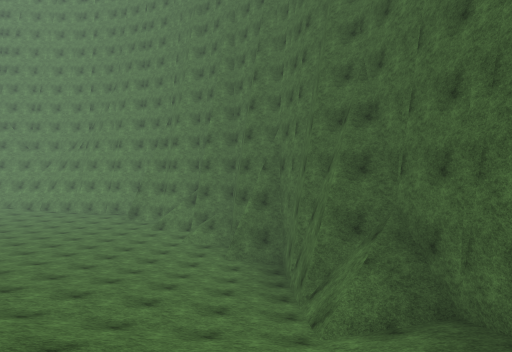
[1] (above)

24 first-person views from a walk through a Unity game level. The camera is 1.2 m above the floor, tilts 2° down and sees 80° across. The floor is counted in squares, 2 m on a side. Each view is taken from the middle of a square. On the plan, view 1 faces up. The plan holds only what a view shows up to about 9 squares ahead; the rest is blank. The place goes on beyond the plan. The player is left out. Surface patterns are stand-ins for the level's own textures.

[2]
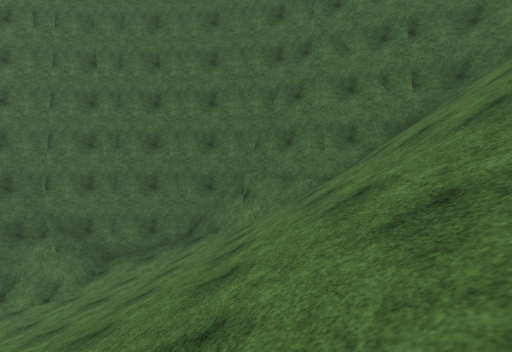

[3]
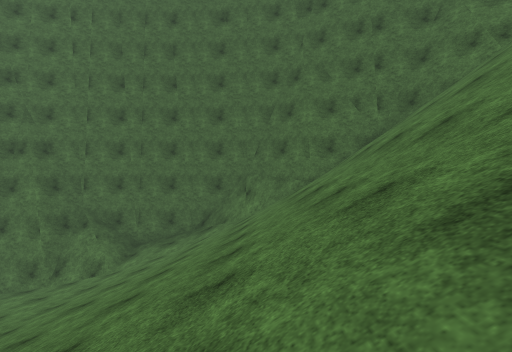

[4]
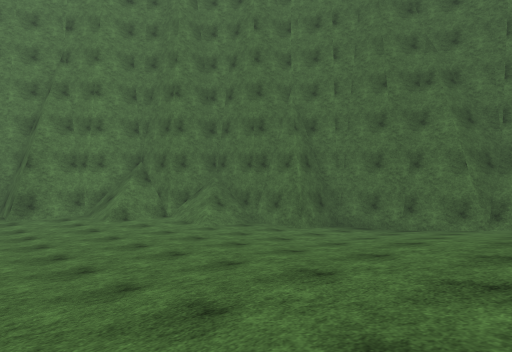

[5]
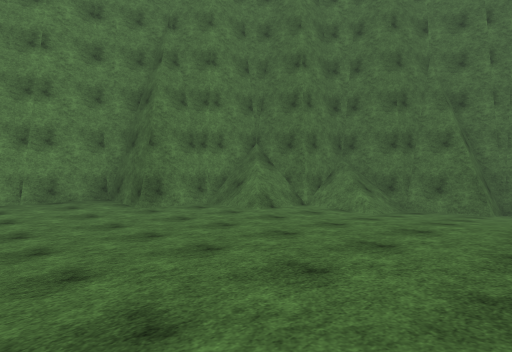

[6]
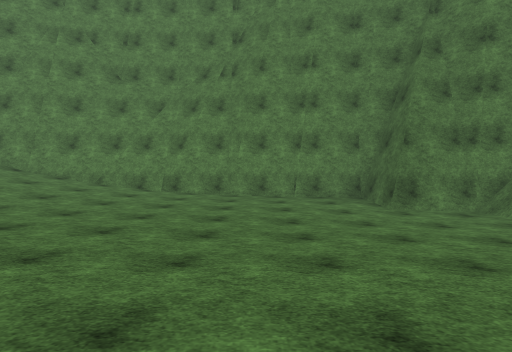

[7]
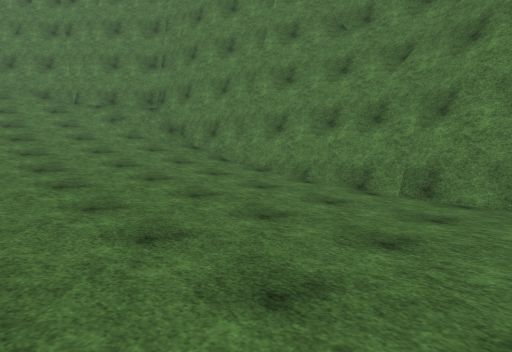

[8]
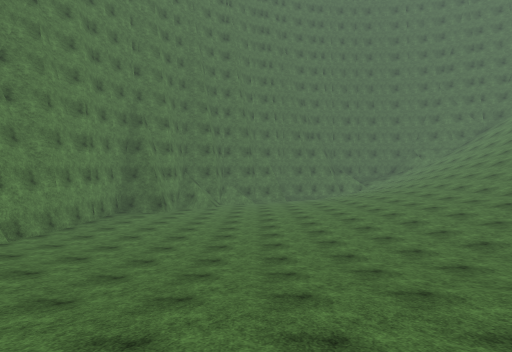

[9]
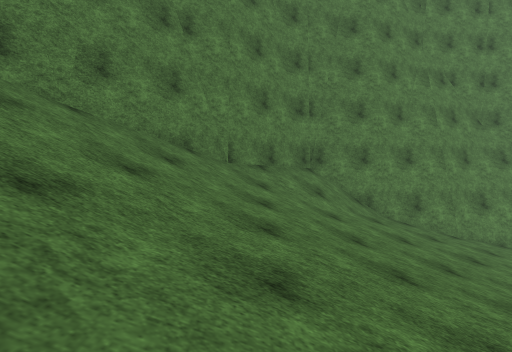

[10]
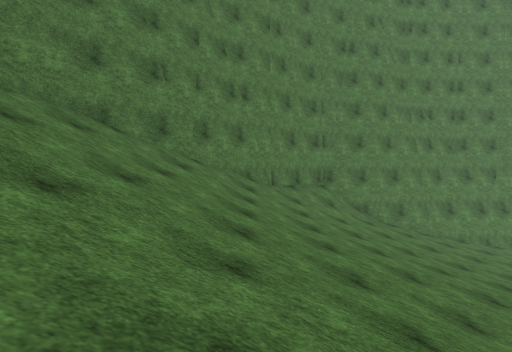

[11]
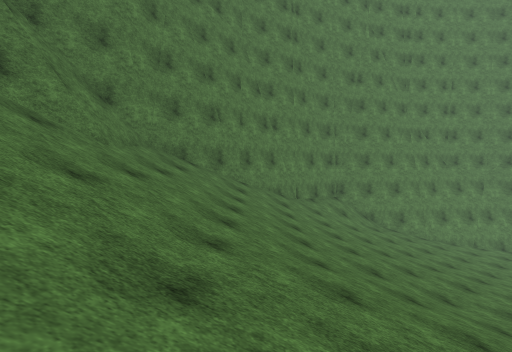

[12]
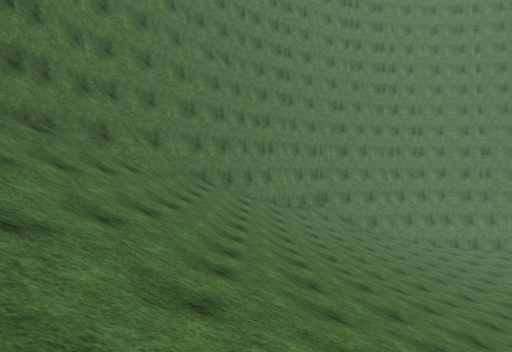

[13]
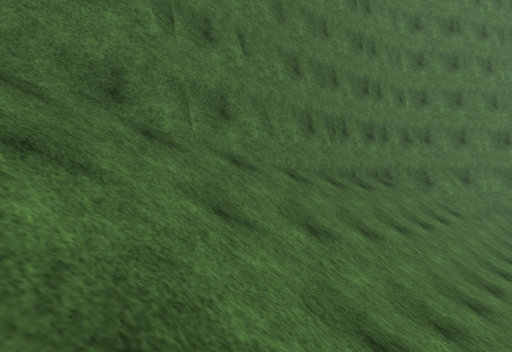

[14]
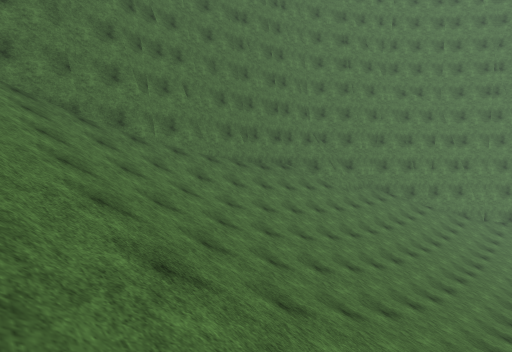

[15]
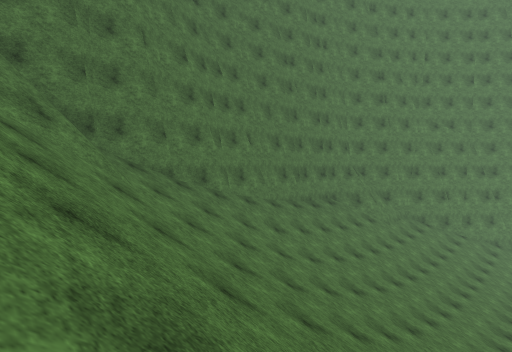

[16]
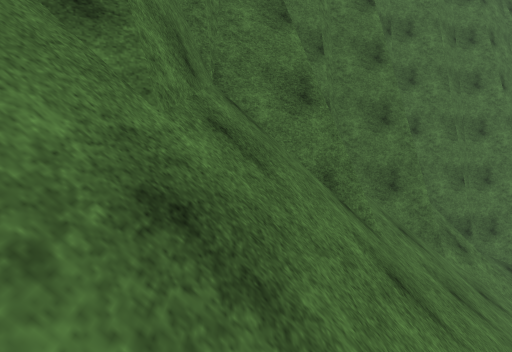

[17]
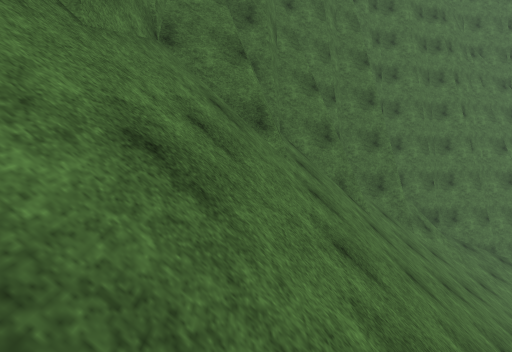

[18]
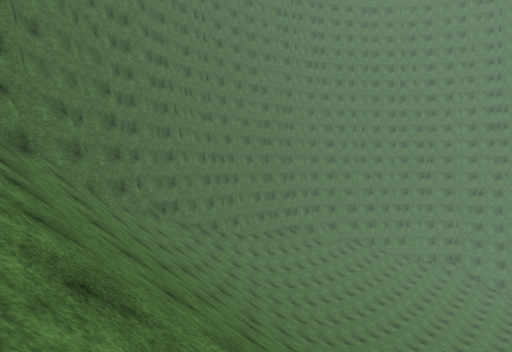

[19]
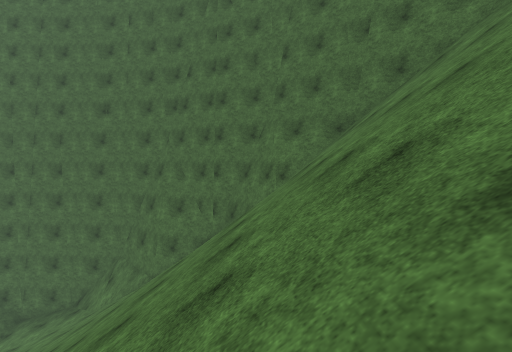

[20]
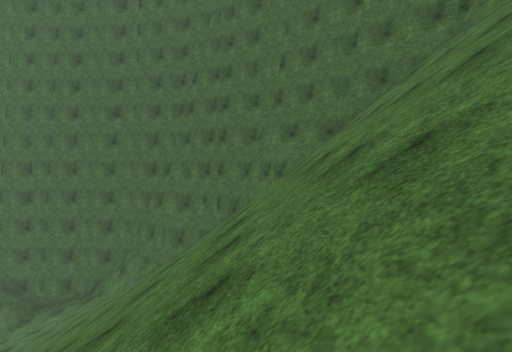

[21]
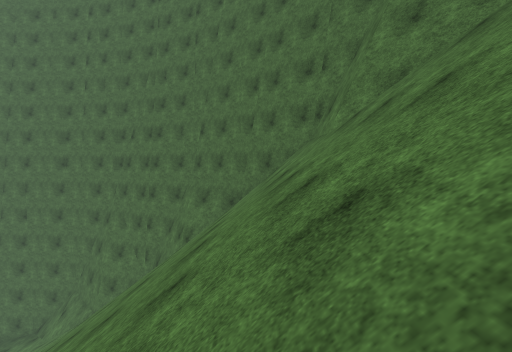

[22]
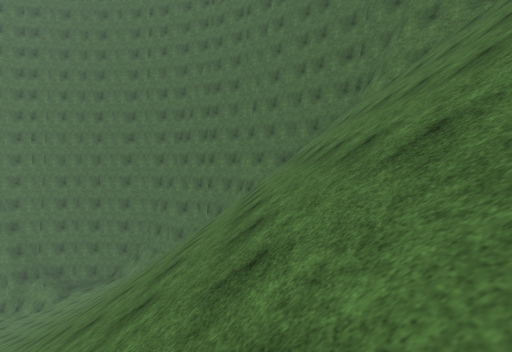

[23]
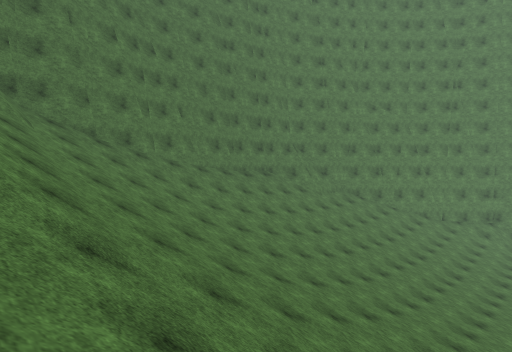

[24]
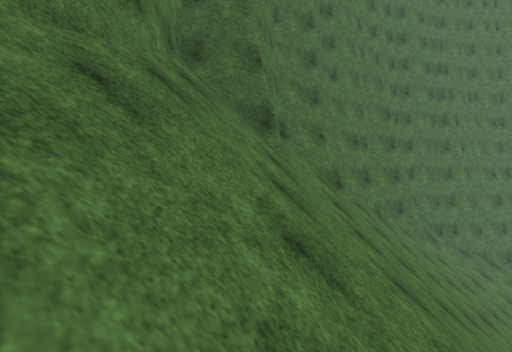

### Floor plan
Key: @ floor where view 1 was taken; # wall or solid block; . main floor; : floor 0.75 m higher than the main floor; + floor 1.5 m higher than the main floor; * floor 2.25 m higher than the main floor; % floor 3.25 m higher than the main floor; / step, stairs or slope; = window, fence, low wall or low ledge.
Columns run from 29 left of view 1 to 3 right of it. Each row starts with its distance up from view 1.
 18        ################
 17       ##////+++::.....#
 16      ##////*++:::.....#####
 15     ##/////+++::........//#
 14    ##//////+++::........//###
 13   ##/////%*+++:::.........//#
 12   #//////%*+++:::........../#
 11   #//////%*+++:::::::.......#
 10  ##////////+++::::::::......###
  9 ##/////////*+++::::::::::.....#
  8 #//////////  ++++++  :::::....#
  7 #//////////   +++++  +++::::..##
  6 #//////////     +++   +++++::.###
  5 #//////////      **  +++++++::=/#
  4 #//////////              ///////#
  3 #//////////             ////////#
  2 #/////////             /////////#
  1 #/////////             ////////=#
  0 #/////////           ////////@//#
 -1 #/////////           //////////##
 -2 ##=////////         //////////##
 -3 # //////////       ///////////#
 -4   #////////       ////////////#
 -5   #/////////     ////////////##
 -6     #///////   /////////////##
 -7     #////////   ////////////##
 -8     ###///////   ///////////#
 -9       #////////   /////////##
-10       ###//////    /////####
-11         #/////       //##
-12         ###

Where each view was taken, in squares from view 1:
view 1: 0 up, 0 right, facing up
view 2: 0 up, 6 left, facing right
view 3: 0 up, 8 left, facing right
view 4: 5 up, 8 left, facing up-right
view 5: 9 up, 10 left, facing up-right
view 6: 9 up, 10 left, facing up
view 7: 13 up, 11 left, facing up-left
view 8: 12 up, 20 left, facing right
view 9: 10 up, 22 left, facing up
view 10: 7 up, 23 left, facing up
view 11: 5 up, 24 left, facing up
view 12: 2 up, 24 left, facing up
view 13: 0 up, 25 left, facing up-left
view 14: 2 down, 20 left, facing up-left
view 15: 4 down, 21 left, facing up-left
view 16: 7 down, 21 left, facing left
view 17: 8 down, 18 left, facing left
view 18: 9 down, 15 left, facing up-left
view 19: 5 down, 9 left, facing right
view 20: 5 down, 10 left, facing right
view 21: 8 down, 11 left, facing right
view 22: 6 down, 14 left, facing right
view 23: 3 down, 18 left, facing up-left
view 24: 10 down, 15 left, facing left
